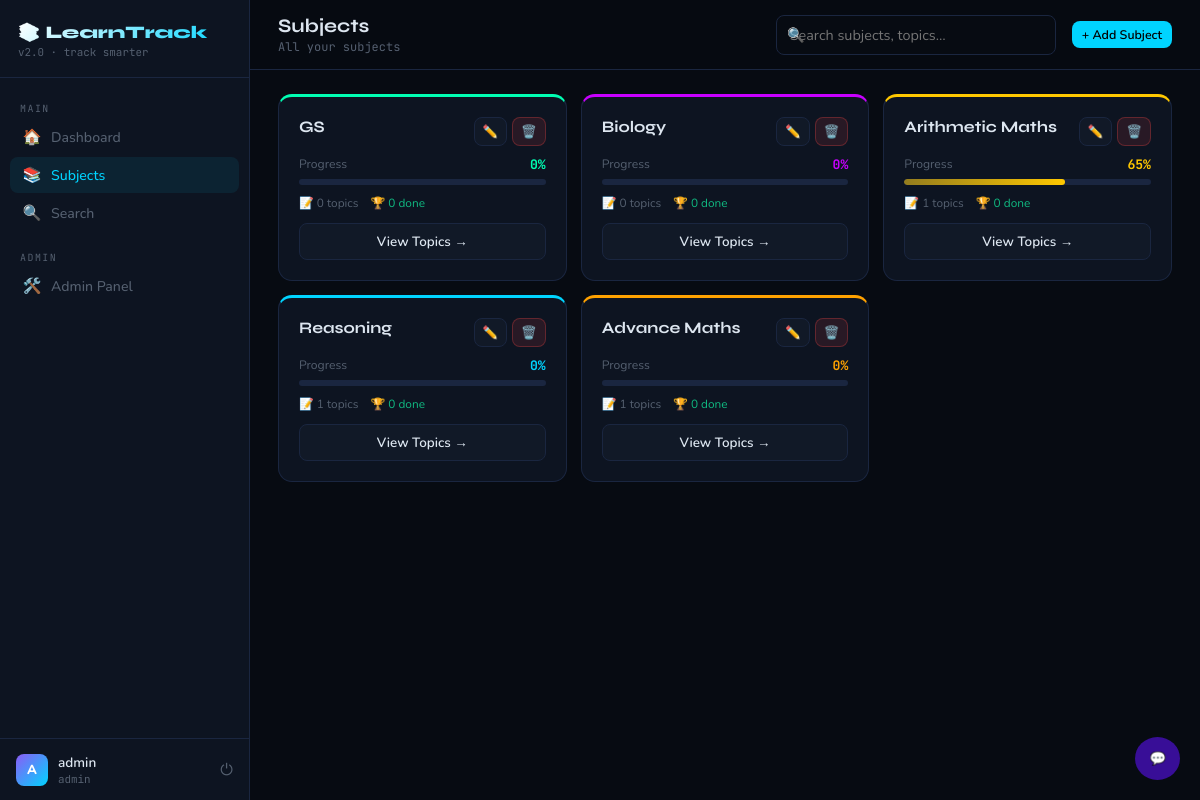
Screenshot of /subjects/ (signed in) with the database file from the repository.
### app/models.py (models this page shows, shortened)
class User(UserMixin, db.Model):
    id            = db.Column(db.Integer, primary_key=True)
    username      = db.Column(db.String(80),  unique=True, nullable=False)
    email         = db.Column(db.String(120), unique=True, nullable=False)
    password_hash = db.Column(db.String(200))
    is_admin      = db.Column(db.Boolean, default=False)
    created_at    = db.Column(db.DateTime, default=datetime.utcnow)

class Subject(db.Model):
    id          = db.Column(db.Integer, primary_key=True)
    name        = db.Column(db.String(100), nullable=False)
    description = db.Column(db.Text)
    color       = db.Column(db.String(7), default='#00d4ff')
    created_at  = db.Column(db.DateTime, default=datetime.utcnow)
    topics = db.relationship('Topic', backref='subject', lazy=True,
                             cascade='all, delete-orphan',
                             order_by='Topic.order')
    @property
    def total_topics(self):
        return len(self.topics)
    @property
    def completed_topics(self):
        return sum(1 for t in self.topics if t.is_fully_covered)
    @property
    def progress_percent(self):
        if not self.topics:
            return 0
        return round(sum(t.progress_percent for t in self.topics) / len(self.topics))

class Topic(db.Model):
    id         = db.Column(db.Integer, primary_key=True)
    subject_id = db.Column(db.Integer, db.ForeignKey('subject.id'), nullable=False)
    name       = db.Column(db.String(200), nullable=False)
    notes      = db.Column(db.Text)
    order      = db.Column(db.Integer, default=0)
    created_at = db.Column(db.DateTime, default=datetime.utcnow)
    go_through    = db.Column(db.Boolean, default=False)
    practiced     = db.Column(db.Boolean, default=False)
    mock_done     = db.Column(db.Boolean, default=False)
    go_through_at = db.Column(db.DateTime, nullable=True)
    practiced_at  = db.Column(db.DateTime, nullable=True)
    mock_done_at  = db.Column(db.DateTime, nullable=True)
    subtopics  = db.relationship('Subtopic', backref='topic', lazy=True,
                                 cascade='all, delete-orphan',
                                 order_by='Subtopic.order')
    mock_tests = db.relationship('MockTest', backref='topic', lazy=True,
                                 cascade='all, delete-orphan',
                                 primaryjoin="and_(MockTest.topic_id==Topic.id, MockTest.subtopic_id==None)",
                                 foreign_keys='MockTest.topic_id')
    pdfs       = db.relationship('TopicPDF', backref='topic', lazy=True,
                                 cascade='all, delete-orphan')
    @property
    def has_subtopics(self):
        return len(self.subtopics) > 0
    @property
    def progress_percent(self):
        if self.has_subtopics:
            if not self.subtopics:
                return 0
            return round(sum(s.progress_percent for s in self.subtopics) / len(self.subtopics))
        return (self.go_through * 25) + (self.practiced * 40) + (self.mock_done * 35)
    @property
    def is_fully_covered(self):
        if self.has_subtopics:
            return all(s.is_fully_covered for s in self.subtopics)
        return self.go_through and self.practiced and self.mock_done

class Subtopic(db.Model):
    id       = db.Column(db.Integer, primary_key=True)
    topic_id = db.Column(db.Integer, db.ForeignKey('topic.id'), nullable=False)
    name     = db.Column(db.String(200), nullable=False)
    notes    = db.Column(db.Text)
    order    = db.Column(db.Integer, default=0)
    created_at = db.Column(db.DateTime, default=datetime.utcnow)
    go_through    = db.Column(db.Boolean, default=False)
    practiced     = db.Column(db.Boolean, default=False)
    mock_done     = db.Column(db.Boolean, default=False)
    go_through_at = db.Column(db.DateTime, nullable=True)
    practiced_at  = db.Column(db.DateTime, nullable=True)
    mock_done_at  = db.Column(db.DateTime, nullable=True)
    mock_tests = db.relationship('MockTest', backref='subtopic', lazy=True,
                                 cascade='all, delete-orphan',
                                 foreign_keys='MockTest.subtopic_id')
    pdfs       = db.relationship('SubtopicPDF', backref='subtopic', lazy=True,
                                 cascade='all, delete-orphan')
    @property
    def progress_percent(self):
        return (self.go_through * 25) + (self.practiced * 40) + (self.mock_done * 35)
    @property
    def is_fully_covered(self):
        return self.go_through and self.practiced and self.mock_done

### app/routes/subjects.py (the view)
@subjects_bp.route('/')
@login_required
def index():
    subjects = Subject.query.order_by(Subject.created_at.desc()).all()
    return render_template('subjects/index.html', subjects=subjects)

### app/models.py (called while the page is built)
@login_manager.user_loader
def load_user(user_id):
    return User.query.get(int(user_id))

### app/templates/subjects/index.html (shortened to what this page needs)
{% extends "base.html" %}
{% block page_title %}Subjects{% endblock %}
{% block breadcrumb %}All your subjects{% endblock %}
{% block topbar_actions %}<a href="{{ url_for('subjects.add') }}" class="btn btn-primary btn-sm">+ Add Subject</a>{% endblock %}
{% block content %}
{% if subjects %}
<div style="display:grid;grid-template-columns:repeat(auto-fill,minmax(270px,1fr));gap:14px">
  {% for s in subjects %}
  <div class="card" style="border-top:3px solid {{ s.color }};transition:transform .2s,box-shadow .2s" onmouseenter="this.style.transform='translateY(-4px)';this.style.boxShadow='0 12px 30px rgba(0,0,0,.3)'" onmouseleave="this.style.transform='';this.style.boxShadow=''">
    <div style="display:flex;justify-content:space-between;align-items:flex-start;margin-bottom:10px">
      <div>
        <div style="font-family:'Syne',sans-serif;font-weight:700;font-size:1rem;margin-bottom:3px">{{ s.name }}</div>
      </div>
      <div style="display:flex;gap:5px;flex-shrink:0;margin-left:8px">
        <a href="{{ url_for('subjects.edit', id=s.id) }}" class="btn btn-secondary btn-sm btn-icon">✏️</a>
        <form method="POST" action="{{ url_for('subjects.delete', id=s.id) }}" onsubmit="return confirm('Delete {{ s.name }}?')">
          <button type="submit" class="btn btn-danger btn-sm btn-icon">🗑️</button>
        </form>
      </div>
    </div>
    <div style="display:flex;justify-content:space-between;margin-bottom:6px">
      <span style="font-size:.76rem;color:var(--muted)">Progress</span>
      <span style="font-family:'JetBrains Mono',monospace;font-size:.82rem;color:{{ s.color }};font-weight:700">{{ s.progress_percent }}%</span>
    </div>
    <div class="progress-bar" style="margin-bottom:10px">
      <div class="progress-fill" style="width:{{ s.progress_percent }}%;background:linear-gradient(90deg,{{ s.color }}88,{{ s.color }})"></div>
    </div>
    <div style="display:flex;gap:12px;margin-bottom:12px;flex-wrap:wrap;font-size:.74rem">
      <span style="color:var(--muted)">📝 {{ s.total_topics }} topics</span>
      <span style="color:var(--green)">🏆 {{ s.completed_topics }} done</span>
    </div>
    <a href="{{ url_for('subjects.detail', id=s.id) }}" class="btn btn-secondary" style="width:100%;justify-content:center">View Topics →</a>
  </div>
  {% endfor %}
</div>
{% else %}
<div class="card" style="text-align:center;padding:60px;color:var(--muted)">
  <div style="font-size:3rem;margin-bottom:12px">📚</div>
  <div style="margin-bottom:16px;font-size:1rem">No subjects yet!</div>
  <a href="{{ url_for('subjects.add') }}" class="btn btn-primary">+ Add Your First Subject</a>
</div>
{% endif %}
{% endblock %}

### app/templates/base.html (shortened to what this page needs)
<!DOCTYPE html>
<html lang="en">
<head>
</head>
<body>
{% if current_user.is_authenticated %}
<aside class="sidebar">
  <div class="sidebar-logo">
    <div class="logo-title">📚 LearnTrack</div>
    <div class="logo-sub">v2.0 · track smarter</div>
  </div>
  <nav class="sidebar-nav">
    <div class="nav-section">Main</div>
    <a href="{{ url_for('dashboard.index') }}" class="nav-link {% if request.endpoint=='dashboard.index' %}active{% endif %}">
      <span class="icon">🏠</span>Dashboard
    </a>
    <a href="{{ url_for('subjects.index') }}" class="nav-link {% if 'subject' in (request.endpoint or '') %}active{% endif %}">
      <span class="icon">📚</span>Subjects
    </a>
    <a href="{{ url_for('search.search') }}" class="nav-link {% if 'search' in (request.endpoint or '') %}active{% endif %}">
      <span class="icon">🔍</span>Search
    </a>
    {% if current_user.is_admin %}
    <div class="nav-section" style="margin-top:10px">Admin</div>
    <a href="/admin/" class="nav-link"><span class="icon">🛠️</span>Admin Panel</a>
    {% endif %}
  </nav>
<button class="chat-btn" onclick="toggleChat()">💬</button>
  <div class="sidebar-user">
    <div class="user-avatar">{{ current_user.username[0].upper() }}</div>
    <div style="flex:1;min-width:0">
      <div class="user-name">{{ current_user.username }}</div>
      <div class="user-role">{% if current_user.is_admin %}admin{% else %}learner{% endif %}</div>
    </div>
    <a href="{{ url_for('auth.logout') }}" class="logout-link" title="Logout">⏻</a>
  </div>
</aside>
<div class="main">
  <div class="topbar">
    <div class="topbar-left">
      <div class="page-title">{% block page_title %}{% endblock %}</div>
      <div class="breadcrumb">{% block breadcrumb %}{% endblock %}</div>
    </div>
    <div class="search-wrap">
      <span class="search-icon">🔍</span>
      <input type="text" class="search-input" id="globalSearch"
             placeholder="Search subjects, topics…" autocomplete="off">
    </div>
    <div>{% block topbar_actions %}{% endblock %}</div>
  </div>
  <div class="page-content fade-up">
    {% block content %}{% endblock %}
  </div>
</div>
{% else %}
<div style="flex:1">{% block auth_content %}{% endblock %}</div>
{% endif %}
</body>
</html>

### rows the page displays
User: username "A", username "admin"
Subject: name "GS", progress_percent "0", total_topics "0", completed_topics "0"
Subject: name "Biology", progress_percent "0", total_topics "0", completed_topics "0"
Subject: name "Arithmetic Maths", progress_percent "65", total_topics "1", completed_topics "0"
Subject: name "Reasoning", progress_percent "0", total_topics "1", completed_topics "0"
Subject: name "Advance Maths", progress_percent "0", total_topics "1", completed_topics "0"
